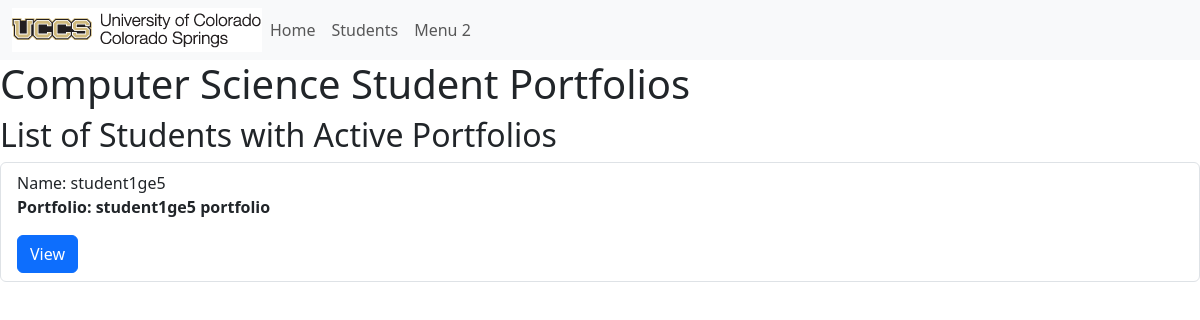
The app's page /, older data.
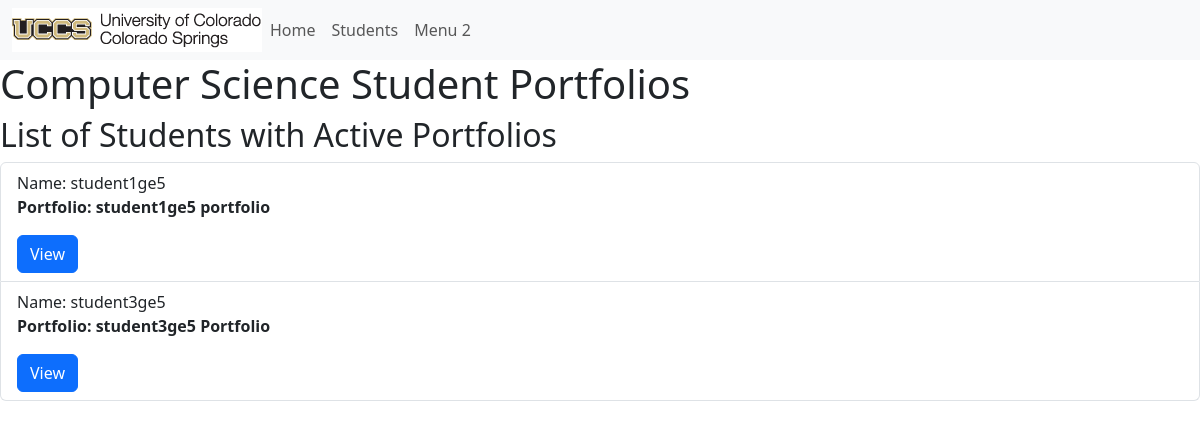
The same page, newer data.
### portfolio_app/models.py (models this page shows, shortened)
class Student(models.Model):
    MAJOR = (
        ('CSCI-BS', 'BS in Computer Science'),
        ('CPEN-BS', 'BS in Computer Engineering'),
        ('BIGD-BI', 'BI in Game Design and Development'),
        ('BICS-BI', 'BI in Computer Science'),
        ('BISC-BI', 'BI in Computer Security'),
        ('CSCI-BA', 'BA in Computer Science'),
        ('DASE-BS', 'BS in Data Analytics and Systems Engineering')
        )
    name = models.CharField(max_length=200)
    email = models.CharField("UCCS Email", max_length=200)
    major = models.CharField(max_length=200, choices=MAJOR)
    portfolio = models.OneToOneField(Portfolio, on_delete=models.CASCADE, unique=True, default=None)
    def __str__(self):
        return self.name

class Portfolio(models.Model):
    title = models.CharField(max_length=200)
    contact_email = models.CharField(max_length=200)
    is_active = models.BooleanField(default=False)
    about = models.TextField(blank=True)
    def get_absolute_url(self):
        return reverse('portfolio-detail', args=[str(self.id)])

### portfolio_app/views.py (the view)
# urls.py: path('', views.index, name='index'),
def index(request):
    student_active_portfolios = Student.objects.select_related('portfolio').all().filter(portfolio__is_active=True)
    print("active portfolio query set", student_active_portfolios)
    return render( request, 'portfolio_app/index.html', {'student_active_portfolios':student_active_portfolios})

### portfolio_app/templates/portfolio_app/index.html
{% extends "portfolio_app/base_template.html" %}
{% block content %}
<h1> Computer Science Student Portfolios </h1>
<h2> List of Students with Active Portfolios </h2>
<ul class="list-group">
    {% for i in student_active_portfolios %}
    <li class="list-group-item">
        Name: {{i.name}}
        <p><strong> Portfolio: {{i.portfolio.title}} </strong></p>
        <a class="btn btn-primary" href="{{i.portfolio.get_absolute_url}}" role="button"> View </a>
    </li>
    {% endfor %}
</ul>
{% endblock %}

### portfolio_app/templates/portfolio_app/base_template.html (shortened to what this page needs)
{% load static %}
<!DOCTYPE html>
<html lang="en">
<head>
    {% load django_bootstrap5 %}
    {% bootstrap_css %}
</head>
<body>
    <nav class="navbar navbar-expand-lg bg-body-tertiary">
        <div class="container-fluid">
            <img src="{% static 'images/uccs_logo.gif' %}">
            <div class="collapse navbar-collapse" id="navbarNav">
                <ul class="navbar-nav">
                    <li class="nav-item">
                        <a class="nav-link" href="{% url 'index' %}">Home</a>
                    </li>
                    <li class="nav-item">
                        <a class="nav-link" href="{% url 'students' %}">Students</a>
                    </li>
                    <li class="nav-item">
                        <a class="nav-link" href="#">Menu 2</a>
                    </li>
                </ul>
            </div>
        </div>
    </nav>
    {% block content %}
    {% endblock %}
</body>
</html>

Row changes from the older to the newer data that the page shows:
added Student: name "student3ge5", portfolio "student3ge5 Portfolio"
